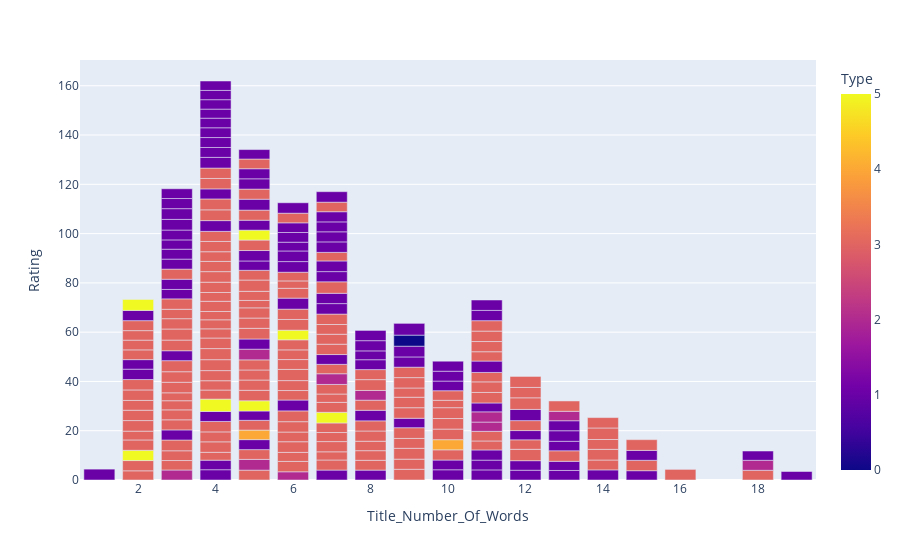

Notebook code cell kept with this figure:
### Code cell
fig = px.bar(data,
             x="Title_Number_Of_Words",
             y = "Rating",
             color="Type")
fig.show()

### Figure 1 — Plotly figure (JSON) as saved in the notebook; plotly's stock layout.template omitted (floating-point values rounded to 4 significant figures; data arrays with more than 128 entries replaced by an {"elided": "..."} marker saying what was removed)
{"data": [{"alignmentgroup": "True", "hovertemplate": "Title_Number_Of_Words=%{x}<br>Rating=%{y}<br>Type=%{marker.color}<extra></extra>", "legendgroup": "", "marker": {"color": {"elided": "271 int values"}, "coloraxis": "coloraxis", "pattern": {"shape": ""}}, "name": "", "offsetgroup": "", "orientation": "v", "showlegend": false, "textposition": "auto", "type": "bar", "x": {"elided": "271 int values"}, "xaxis": "x", "y": {"elided": "271 float values"}, "yaxis": "y"}], "layout": {"barmode": "relative", "coloraxis": {"colorbar": {"title": {"text": "Type"}}, "colorscale": [[0, "#0d0887"], [0.1111, "#46039f"], [0.2222, "#7201a8"], [0.3333, "#9c179e"], [0.4444, "#bd3786"], [0.5556, "#d8576b"], [0.6667, "#ed7953"], [0.7778, "#fb9f3a"], [0.8889, "#fdca26"], [1, "#f0f921"]]}, "legend": {"tracegroupgap": 0}, "margin": {"t": 60}, "xaxis": {"anchor": "y", "domain": [0, 1], "title": {"text": "Title_Number_Of_Words"}}, "yaxis": {"anchor": "x", "domain": [0, 1], "title": {"text": "Rating"}}}}
